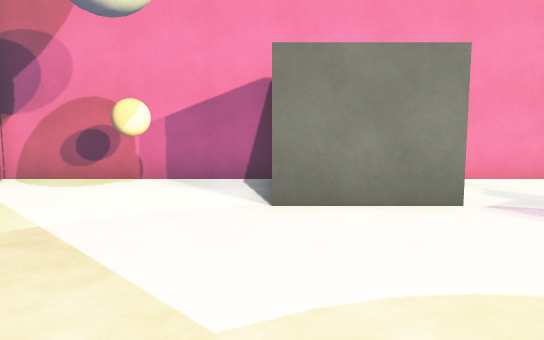
[1] (above)

14 first-person views from a walk through a Unity game level. The camera is 1.2 m above the floor, tilts 6° down and sees 70° across. The floor is counted in squares, 1 m on a side. Each view is taken from the middle of a square. On the plan, view 1 faces up. The plan holds only what a view shows up to about 15 squares ahead; the rest is blank. The place goes on beyond the plan. The player character is not drawn. Some surface patterns are stand-ins.

[2]
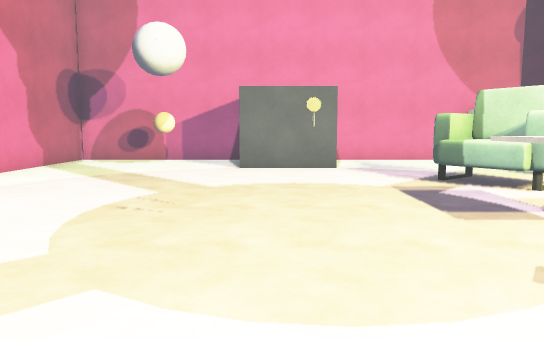

[3]
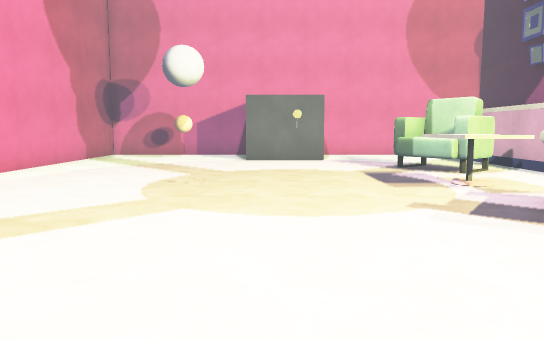

[4]
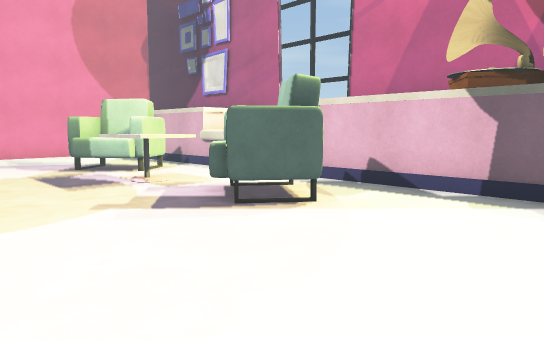

[5]
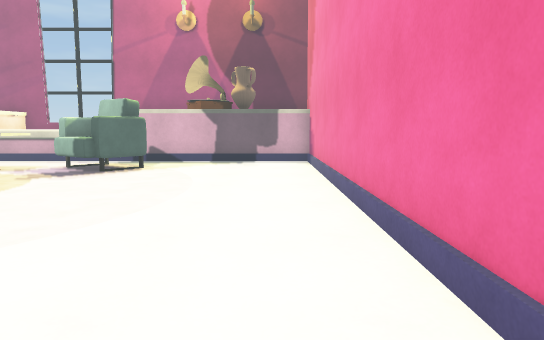

[6]
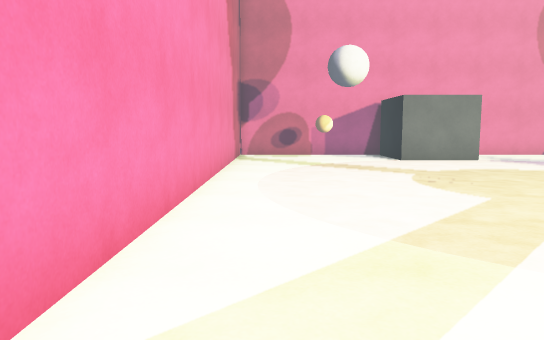

[7]
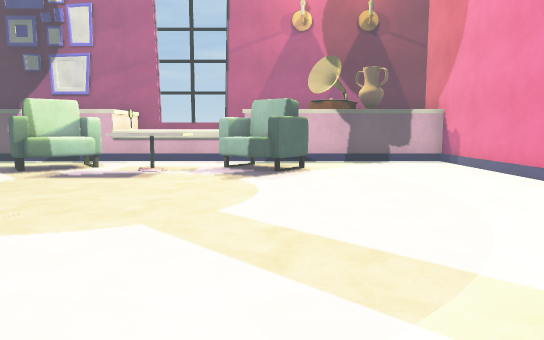

[8]
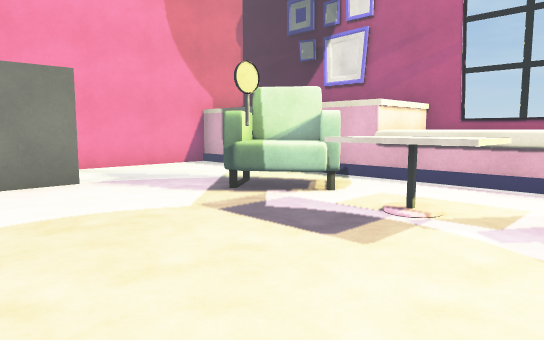

[9]
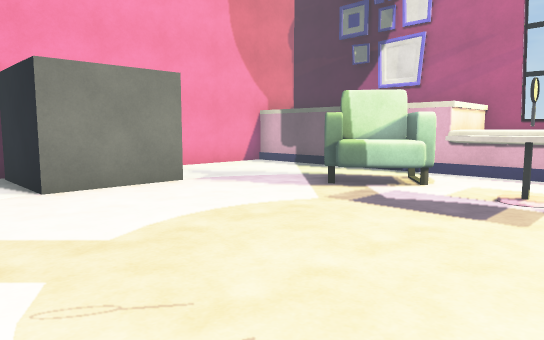

[10]
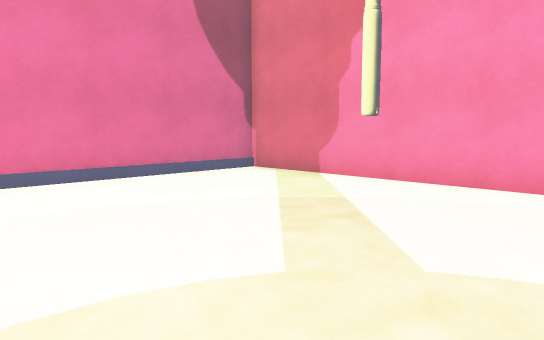

[11]
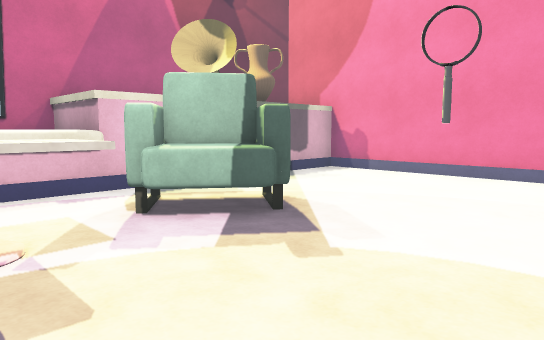

[12]
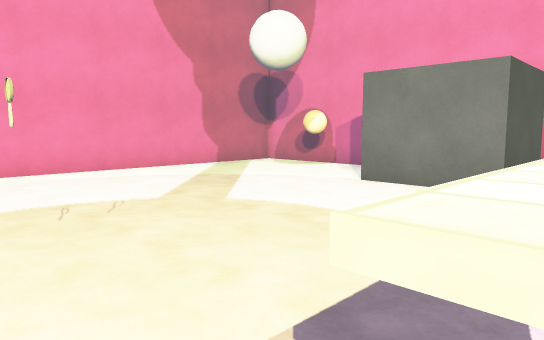

[13]
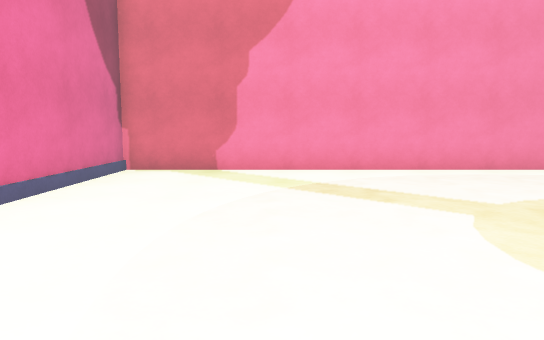

[14]
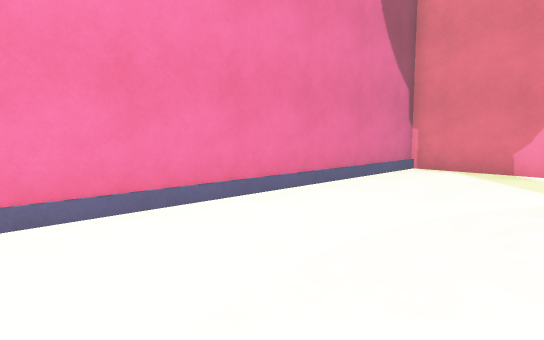

### Floor plan
Key: @ floor where view 1 was taken; # wall or solid block; x gap in a wall; . floor; = window, fence, low wall or low ledge; ^ raised ledge; O other object.
Columns run from 7 left of view 1 to 11 right of it. Each row starts with its distance up from view 1.
  9 ########  ######^
  8 #...O..#  #.....^
  7 #...O..#  #.....^
  6 #......####.....^
  5 #...............^
  4 #............#..^
  3 #...........#^#.^
  2 #...........=^#.^^^
  1 #............x..^ ^
  0 #......@....^^..^ ^
 -1 #.......O...^^..^ ^
 -2 #............x..^ ^
 -3 #...........=^#.^^^
 -4 #...........#^#.^
 -5 #............#..^
 -6 #...............#
 -7 #...............#
 -8 #...............#
 -9 #...............^
-10 #...............^
-11 ################^

Where each view was taken, in squares from view 1:
view 1: 0 up, 0 right, facing up
view 2: 6 down, 1 right, facing up
view 3: 9 down, 1 right, facing up
view 4: 9 down, 1 right, facing up-right
view 5: 9 down, 6 left, facing right
view 6: 9 down, 5 left, facing up
view 7: 4 down, 6 left, facing right
view 8: 3 down, 0 right, facing up-right
view 9: 2 down, 2 left, facing up-right
view 10: 1 down, 2 right, facing down-left
view 11: 0 up, 1 right, facing down-right
view 12: 2 down, 5 right, facing up-left
view 13: 6 down, 5 right, facing left
view 14: 5 down, 5 right, facing down-left
